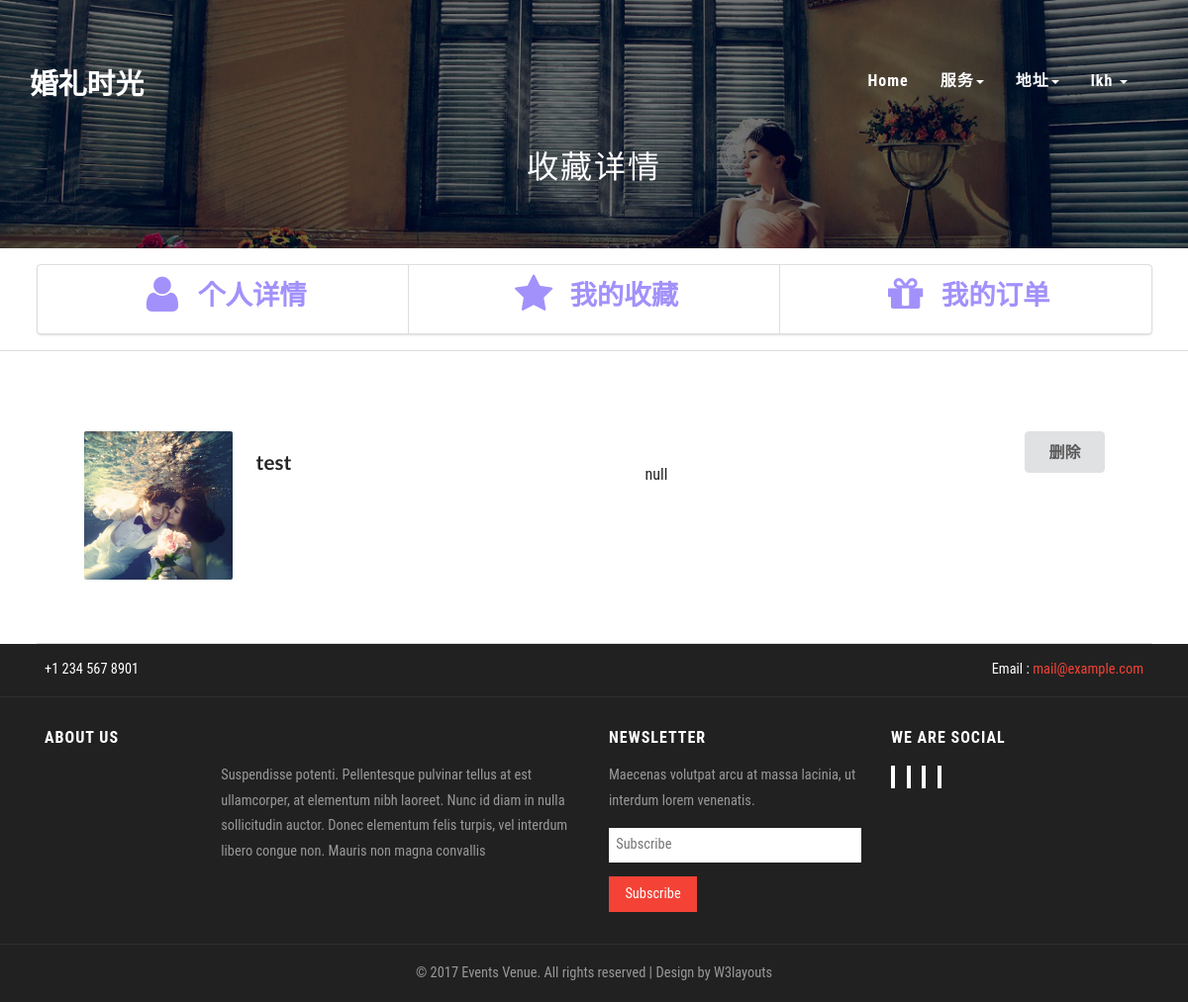
The app's page /person-fav/ (signed in), older data.
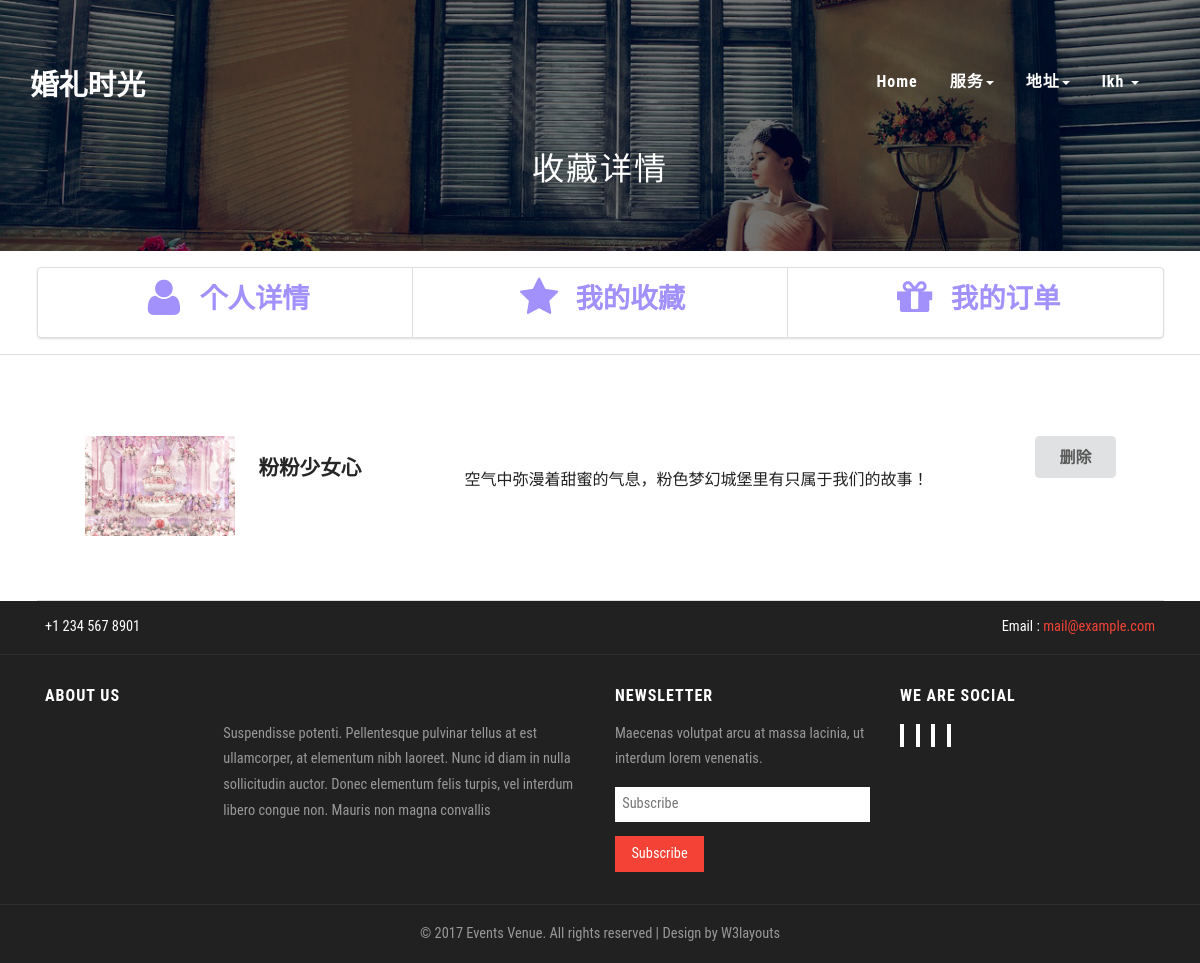
The same page, newer data.
### Web/models.py (models this page shows, shortened)
class Fav(models.Model):#收藏
    fav_user = models.ForeignKey(to=UserProfile)
    fav_ser = models.ForeignKey(to = C_S)

class C_S(models.Model):#存服务
    belong = models.ForeignKey(to=Company)#所属公司
    topic = models.CharField(max_length=30 , default='unnamed_S|C')#主题
    public_like = models.PositiveIntegerField(default=0)#喜好程度
    icon = models.ImageField(upload_to='store/icon')#图标
    introduction = models.TextField(max_length=255,default='null')#介绍
    index_flag = models.CharField(max_length=20,default='',null=True,blank = True)
    service_kind = models.ForeignKey(to=server_choices)#服务种类
    minprice = models.DecimalField(max_digits=8,decimal_places=2,default = 0,null=True,blank=True)#价格999999.99
    maxprice = models.DecimalField(max_digits=8,decimal_places=2,default = 0,null=True,blank=True)#价格999999.99
    detail = models.TextField(max_length=255,default='null',null=True,blank = True)#细节参数
    create_time = models.DateField(auto_now_add=True)#创建日期
    graph_count = models.IntegerField(default=0)#包含图片数
    writed_time = models.DateField(auto_now=True)#修改日期

### Web/views.py (the view)
# urls.py: url(r'^person-fav/',person_fav),
def person_fav(request):
    context={}
    if isinstance(request.user,User):
        user = UserProfile.objects.get(belong_to = request.user)
    else:
        return redirect(to='/index/')
    cities = City.objects.all()
    ser_kind = server_choices.objects.all()
    favs = Fav.objects.filter(fav_user = user)
    context['User']=user
    context['city']=cities
    context['favs']=favs
    return render(request,'person-fav.html',context=context)

### Web/models.py (called while the page is built)
    def __str__(self):
        return str(self.id) + self.city_name

    def __str__(self):
        return self.belong_to.username

### Web/templates/person-fav.html (shortened to what this page needs)
<!DOCTYPE html>
{% load staticfiles %}
<html lang="en">
<head>
<link rel="stylesheet" href="{% static '/css/semantic.css' %}" media="screen" title="no title" charset="utf-8">
<link href="{% static '/css/bootstrap.css' %}" rel="stylesheet" type="text/css" media="all" />
<link rel="stylesheet" href="{% static '/css/style.css' %}" type="text/css" media="all" />
</head>
<body>
	<div class="banner">
        {% include "header.html" %}
		<div class="agileinfo-top-heading">
			<h2>收藏详情</h2>
		</div>
    </div>
<div class="">
        <div class="ui vertical horizontal segments container">
                <div class="ui right aligned vertical segment">
                    <a href="../../person/">
                        <h5 class="ui large violet header center aligned inverted">
                            <i class="user outline icon"></i>个人详情
                        </h5>
                    </a>
                </div>
                <div class="ui vertical segment">
                    <h4 class="ui large violet header center aligned inverted ">
                        <i class="star outline icon"></i>我的收藏
                    </h4>
                </div>
                <div class="ui left aligned vertical segment">
                    <a href="../../person-list/">
                        <h5 class="ui large violet header center aligned inverted">
                            <i class="gift icon"></i>我的订单
                        </h5>
                    </a>
                </div>
            </div>
            <div class="ui divider"></div>
        <div class="ui vertical segment container">
                <div class="ui center aligned very padded vertical segment container">
                        <div class="ui ">
                            <div class="ui link items">
                                {% for fav in favs %}
                                <div class="segment item">
                                  <div class="ui small image">
                                    <img src="/store/{{fav.fav_ser.icon}}">
                                  </div>
                                  <div class="content">
                                    <a class="header left floated" href="../../single/{{fav.fav_ser.id}}">{{fav.fav_ser.topic}}</a>&nbsp;
                                    <a class="ui right floated button" href="../../single/{{fav.fav_ser.id}}/del/personfav">删除</a>
                                    <div class="description ">
                                      <p>{{fav.fav_ser.introduction|truncatewords:50}}</p>
                                    </div>
                                  </div>
                                </div>
                                {% endfor %}
                        </div>
                    </div>
        </div>
</div>
    <footer>
    {% include "footer.html" %}
    </footer>
</body>
</html>

Row changes from the older to the newer data that the page shows:
changed through a linked row, Fav: fav_ser.icon: a different picture; fav_ser.topic "test" → "粉粉少女心"; fav_ser.introduction "null" → "空气中弥漫着甜蜜的气息，粉色梦幻城堡里有只属于我们的故事！"
